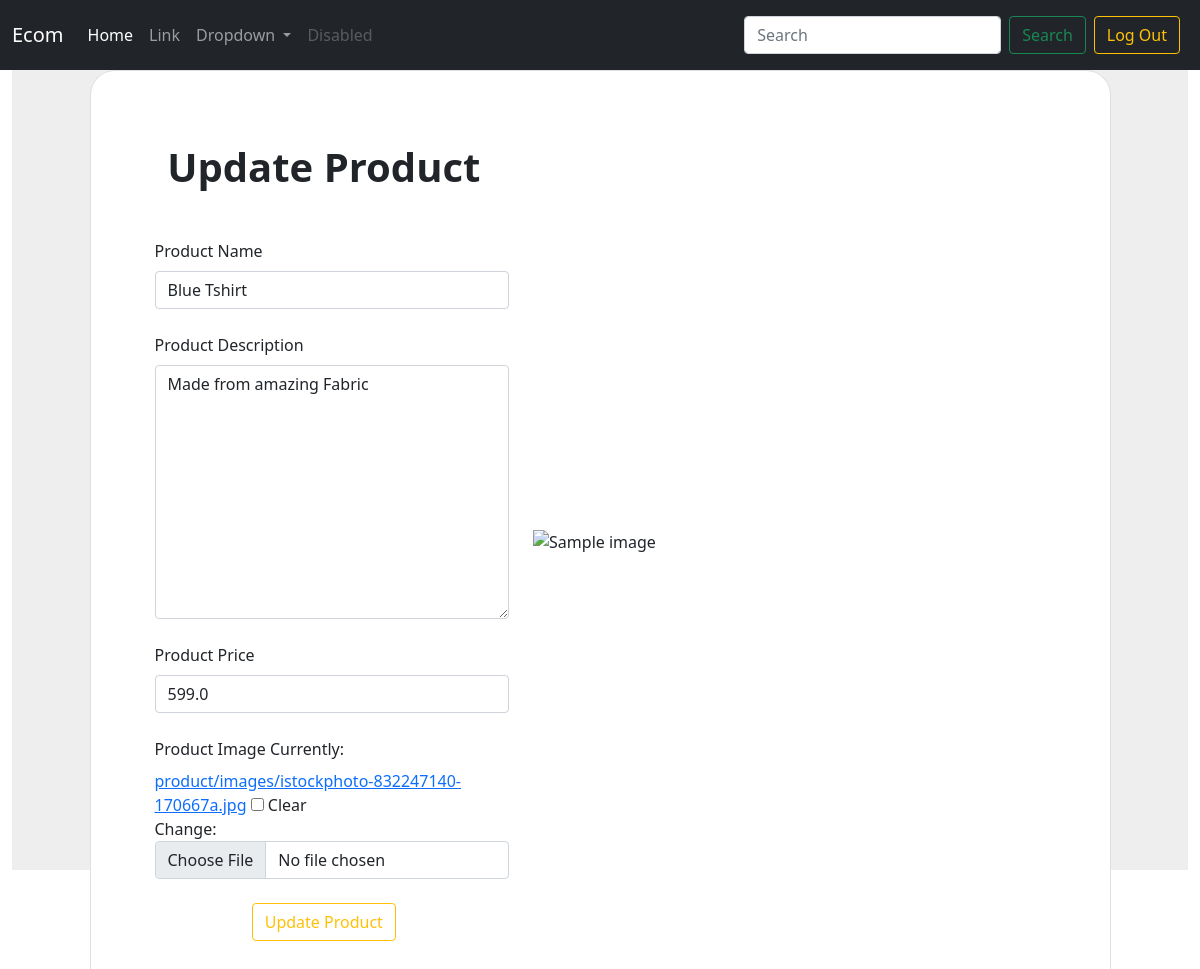
Screenshot of /updateproduct/5bf668ee-9d7d-42c0-a358-6ce9a0ef4ce1 (signed in) with the database file from the repository.
### product/models.py (models this page shows, shortened)
class Product(models.Model):
    id = models.UUIDField(default=uuid.uuid4, editable=False, primary_key=True)
    user = models.ForeignKey(User, on_delete=models.CASCADE)
    name = models.CharField(max_length=200)
    description = models.TextField()
    price = models.FloatField()
    image = models.ImageField(
        upload_to='product/images',
        blank=True,
        null=True
        )

### seller/views.py (the view, shortened to what this page needs)
class SellerProductUpdateView(View):
    def get(self, request, *args, **kwargs):
        product_id = kwargs['pk']
        product_details = Product.objects.get(id=product_id)
        product_form = ProductForm(instance=product_details)
        return render(
            request,
            template_name='seller/product_update.html',
            context={
                "product_form": product_form,
            })

### product/forms.py
class ProductForm(forms.ModelForm):
    def __init__(self, *args, **kwargs):
        super().__init__(*args, **kwargs)
        for visible in self.visible_fields():
            visible.required = True
            visible.field.widget.attrs['class'] = 'form-control'
        self.fields['user'].required = False
    class Meta:
        model = Product
        fields = "__all__"

### templates/seller/product_update.html (shortened to what this page needs)
{% extends 'base.html' %}
{% block body %}
<section class="vh-100" style="background-color: #eee;">
    <div class="container h-100">
      <div class="row d-flex justify-content-center align-items-center h-100">
        <div class="col-lg-12 col-xl-11">
          <div class="card text-black" style="border-radius: 25px;">
            <div class="card-body p-md-5">
              <div class="row justify-content-center">
                <div class="col-md-10 col-lg-6 col-xl-5 order-2 order-lg-1">
                  <p class="text-center h1 fw-bold mb-5 mx-1 mx-md-4 mt-4">Update Product</p>
                  <form method="post">
                  <form method="POST" action="" class="mx-1 mx-md-4" enctype="multipart/form-data">
                    <div class="d-flex flex-row align-items-center mb-4">
                      <div class="form-outline flex-fill mb-0">
                          <label class="form-label" for="form3Example1c">Product Name</label>
                          {{product_form.name}}
                      </div>
                    </div>
                    <div class="d-flex flex-row align-items-center mb-4">
                      <div class="form-outline flex-fill mb-0">
                          <label class="form-label" for="form3Example1c">Product Description</label>
                          {{product_form.description}}
                      </div>
                    </div>
                    <div class="d-flex flex-row align-items-center mb-4">
                      <div class="form-outline flex-fill mb-0">
                          <label class="form-label" for="form3Example3c">Product Price</label>
                          {{product_form.price}}
                      </div>
                    </div>
                    <div class="d-flex flex-row align-items-center mb-4">
                      <div class="form-outline flex-fill mb-0">
                          <label class="form-label" for="form3Example4c">Product Image</label>
                          {{product_form.image}}
                      </div>
                    </div>
                    <div class="d-flex justify-content-center mx-4 mb-3 mb-lg-4">
                        <input type="submit" value="Update Product" name="Update Product" class="btn btn-outline-warning">
                    </div>
                  </form>
                </div>
                <div class="col-md-10 col-lg-6 col-xl-7 d-flex align-items-center order-1 order-lg-2">
                  <img src="https://img.freepik.com/free-vector/online-shopping-concept-landing-page_52683-12876.jpg?size=626&ext=jpg&ga=GA1.2.204273489.1694169456&semt=ais"
                    class="img-fluid" alt="Sample image">
                </div>
              </div>
            </div>
          </div>
        </div>
      </div>
    </div>
  </section>
{% endblock body %}

### rows the page displays
Product: name "Blue Tshirt", description "Made from amazing Fabric", price "599.0"
